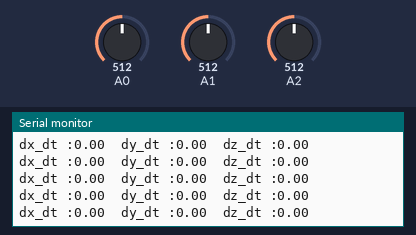
The sketch below on a simulated Arduino Uno, built with avr-gcc and run on an emulated ATmega328P. Parts: the last lines printed to the serial monitor. The test bench sets the inputs (shaded band); at power-on: A2 = 512, A0 = 512, A1 = 512.

Above: at 5.7 s.
5.8 s: A2 set to 577
At 5.81 s:
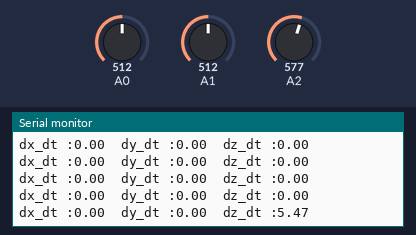
8.8 s: A2 set to 602
At 8.84 s:
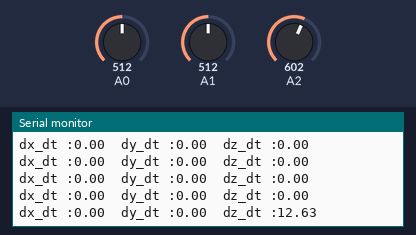
Timing chart, 0 to 11.8 s (numbered marks = the images above; inputs shaded):
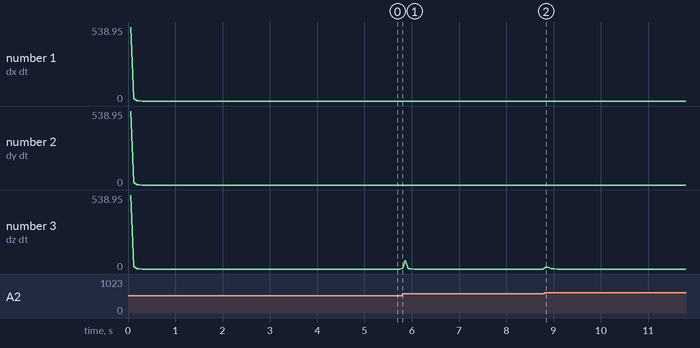

Measured:
- after the input at 5.8 s, the serial monitor: prints a new line at once (image 1)
- after the input at 8.8 s, the serial monitor: prints a new line at once (image 2)

The sketch:

dy_dt.ino
```cpp
float  prevX = 0;
float curX = 0;
float  dx = 0;
float dt = 0;
float dx_dt = 0;

float  prevY = 0;
float curY = 0;
float  dy = 0;
float dy_dt = 0;

float  prevZ = 0;
float curZ = 0;
float  dz = 0;
float dz_dt = 0;

void setup() {
  // put your setup code here, to run once:
    Serial.begin(9600);
    prevX = analogRead(0);
    prevY = analogRead(1);
    prevZ = analogRead(2);
}

void loop() {
    prevX = curX;
    prevY = curY;
    prevZ = curZ;
    for(int i =0; i<25 ; i++){
    curX += analogRead(0);
    curY += analogRead(1);
    curZ += analogRead(2);
    delay(2);
    }
    curX = curX/25.0;
    curY = curY/25.0;
    curZ = curZ/25.0;

    dx = (curX - prevX);
    dt =  1.0 - 0.050;
    dx_dt = dx/dt;

    dy = (curY - prevY);
    dt =  1.0 - 0.050;
    dy_dt = dy/dt;

    dz = (curZ - prevZ);
    dt =  1.0 - 0.050;
    dz_dt = dz/dt;

//    Serial.println(dz_dt);

    Serial.print("dx_dt :");
    Serial.print(dx_dt);
    Serial.print("\tdy_dt :");
    Serial.print(dy_dt);
    Serial.print("\tdz_dt :");
    Serial.println(dz_dt);
}
```
